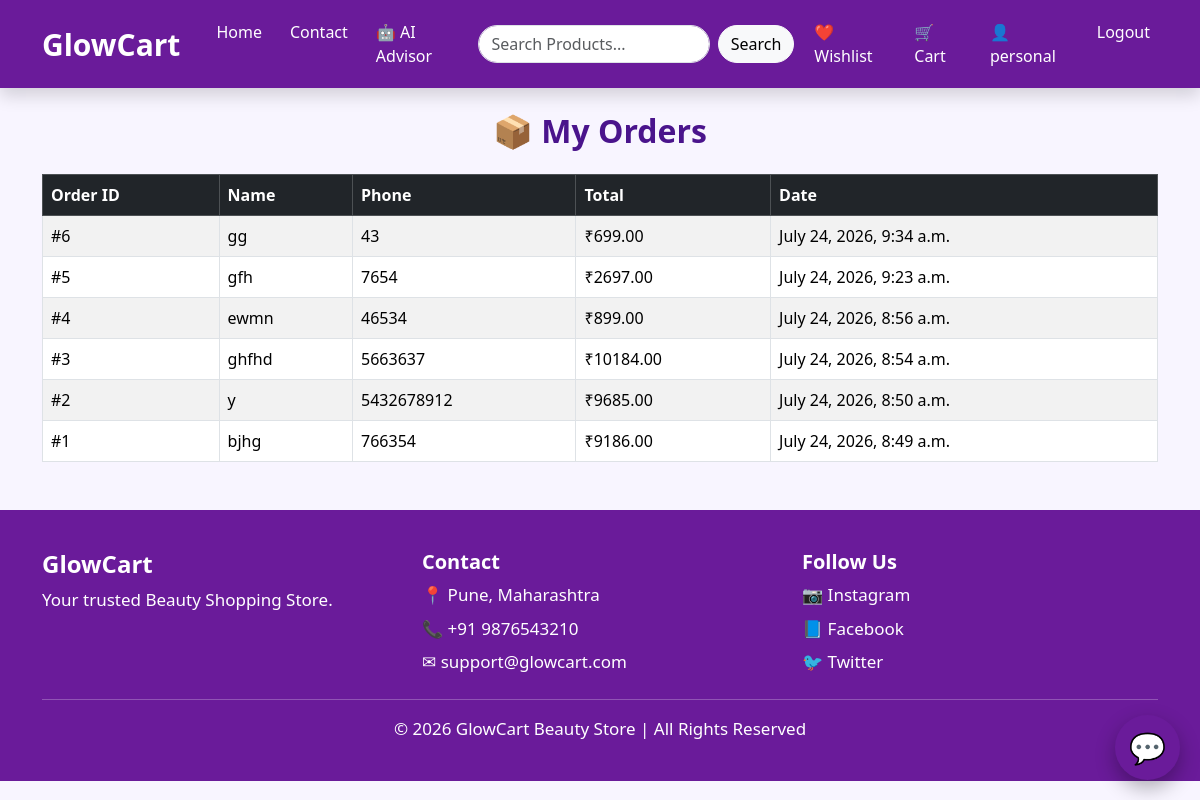
/my-orders/ (signed in), run on the app's committed database.
### shop/models.py (models this page shows, shortened)
class Order(models.Model):
    user = models.ForeignKey(User, on_delete=models.CASCADE)
    full_name = models.CharField(max_length=200)
    phone = models.CharField(max_length=15)
    address = models.TextField()
    total_amount = models.DecimalField(max_digits=10, decimal_places=2)
    created_at = models.DateTimeField(auto_now_add=True)

### shop/views.py (the view)
# urls.py: path('my-orders/', views.my_orders, name='my_orders'),
@login_required
def my_orders(request):
    orders = Order.objects.filter(user=request.user).order_by("-created_at")
    return render(request, "my_orders.html", {
        "orders": orders
    })

### templates/my_orders.html
{% extends 'base.html' %}
{% block content %}
<h2 class="text-center mb-4">
    📦 My Orders
</h2>
{% if orders %}
<table class="table table-bordered table-striped">
    <thead class="table-dark">
        <tr>
            <th>Order ID</th>
            <th>Name</th>
            <th>Phone</th>
            <th>Total</th>
            <th>Date</th>
        </tr>
    </thead>
    <tbody>
        {% for order in orders %}
        <tr>
            <td>#{{ order.id }}</td>
            <td>{{ order.full_name }}</td>
            <td>{{ order.phone }}</td>
            <td>₹{{ order.total_amount }}</td>
            <td>{{ order.created_at }}</td>
        </tr>
        {% endfor %}
    </tbody>
</table>
{% else %}
<div class="alert alert-info text-center">
    <h4>No Orders Yet 📦</h4>
</div>
{% endif %}
{% endblock %}

### templates/base.html (shortened to what this page needs)
{% load static %}
<!DOCTYPE html>
<html lang="en">
<head>
    <link href="https://cdn.jsdelivr.net/npm/bootstrap@5.3.7/dist/css/bootstrap.min.css" rel="stylesheet">
    <link rel="stylesheet" href="{% static 'css/style.css' %}">
</head>
<body>
<nav class="navbar navbar-expand-lg shadow"
     style="background:#6a1b9a !important;">
    <div class="container">
        <a class="navbar-brand fw-bold" href="{% url 'home' %}">
            GlowCart
        </a>
        <ul class="navbar-nav me-3">
            <li class="nav-item">
                <a class="nav-link" href="{% url 'home' %}">
                    Home
                </a>
            </li>
            <li class="nav-item">
                <a class="nav-link" href="{% url 'contact' %}">
                    Contact
                </a>
            </li>
            <li class="nav-item">
    <a class="nav-link" href="{% url 'ai_page' %}">
        🤖 AI Advisor
    </a>
</li>
        </ul>
        <form class="d-flex mx-auto" method="GET" action="{% url 'home' %}">
            <input
                class="form-control me-2"
                type="search"
                placeholder="Search Products..."
                name="q">
            <button class="btn btn-light">
                Search
            </button>
        </form>
        <ul class="navbar-nav ms-auto">
            <li class="nav-item">
                <a class="nav-link" href="{% url 'wishlist' %}">
                    ❤️ Wishlist
                </a>
            </li>
            <li class="nav-item">
                <a class="nav-link" href="{% url 'cart' %}">
                    🛒 Cart
                </a>
            </li>
            {% if user.is_authenticated %}
            <li class="nav-item">
                <a class="nav-link" href="{% url 'profile' %}">
                    👤 {{ user.username }}
                </a>
            </li>
            <li class="nav-item">
                <a class="nav-link" href="{% url 'logout' %}">
                    Logout
                </a>
            </li>
            {% endif %}
        </ul>
    </div>
</nav>
<div class="container mt-4">
    {% block content %}
    {% endblock %}
</div>
<footer class="mt-5">
    <div class="container">
        <div class="row">
            <div class="col-md-4">
                <h4>GlowCart</h4>
                <p>
                    Your trusted Beauty Shopping Store.
                </p>
            </div>
            <div class="col-md-4">
                <h5>Contact</h5>
                <p>📍 Pune, Maharashtra</p>
                <p>📞 +91 9876543210</p>
                <p>✉ support@glowcart.com</p>
            </div>
            <div class="col-md-4">
                <h5>Follow Us</h5>
                <p>📷 Instagram</p>
                <p>📘 Facebook</p>
                <p>🐦 Twitter</p>
            </div>
        </div>
        <hr>
        <p class="text-center mb-0">
            © 2026 GlowCart Beauty Store | All Rights Reserved
        </p>
    </div>
</footer>
<div id="chat-icon">
    💬
</div>
</body>
</html>

### static/css/style.css (style rules this page uses)
body { background:#f8f5ff; font-family:'Segoe UI',sans-serif; }
.navbar { background:#6a1b9a !important; padding:12px 0; }
.navbar-brand { color:white !important; font-size:30px; font-weight:bold; }
.nav-link { color:white !important; margin-left:12px; font-weight:500; }
.navbar .form-control { border-radius:25px; }
.navbar .btn { border-radius:25px; }
h2 { font-weight:bold; color:#4a148c; }
footer { background:#6a1b9a !important; color:white; font-size:17px; padding:20px; margin-top:50px; }
footer { background:#6a1b9a; color:white; padding:40px 0; }
footer h4, footer h5 { font-weight:bold; }
footer p { margin-bottom:8px; }
footer hr { border-color:white; }
#chat-icon { position:fixed; bottom:20px; right:20px; width:65px; height:65px; background:#6a1b9a; color:white; border-radius:50%; display:flex; align-items:center; justify-content:center; font-size:30px; cursor:pointer; box-shadow:0 8px 20px rgba(0,0,0,.3); z-index:9999; }

### data on the page
Order: id "6", full_name "gg", phone "43", total_amount "699.00", created_at "July 24, 2026, 9:34 a.m."
Order: id "5", full_name "gfh", phone "7654", total_amount "2697.00", created_at "July 24, 2026, 9:23 a.m."
Order: id "4", full_name "ewmn", phone "46534", total_amount "899.00", created_at "July 24, 2026, 8:56 a.m."
Order: id "3", full_name "ghfhd", phone "5663637", total_amount "10184.00", created_at "July 24, 2026, 8:54 a.m."
Order: id "2", full_name "y", phone "5432678912", total_amount "9685.00", created_at "July 24, 2026, 8:50 a.m."
Order: id "1", full_name "bjhg", phone "766354", total_amount "9186.00", created_at "July 24, 2026, 8:49 a.m."

### other printed values
{{ user.username }} "personal"
